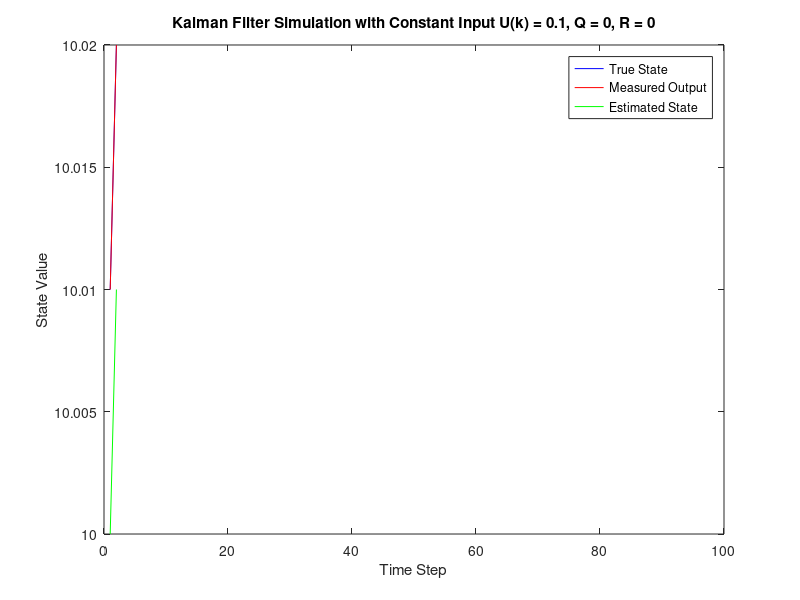

Recreate this plot in MATLAB.
% Define system matrices
A = 1;
U = 0.1;
H = 1;
Q = 0; % no process noise
R = 0; % no measurement noise

% Initialize state estimate and covariance estimate
x = 10;
P = 10;

% Generate process noise
w = sqrt(Q) * randn(100, 1);

% Generate measurement noise
v = sqrt(R) * randn(100, 1);

% Simulate system dynamics and measurement
N = 100;
x_true = zeros(N, 1);
y_meas = zeros(N, 1);
for k = 1:N
    % True system dynamics without noise
    x_true(k) = A*x(k) + U*0.1; % using U instead of B
    % Measured output without noise
    y_meas(k) = H*x_true(k);
    % Update state estimate and covariance estimate using Kalman filter equations
    K = P*H'/(H*P*H' + R);
    x(k+1) = A*x(k) + U*0.1 + K*(y_meas(k) - H*(A*x(k) + U*0.1)); % using U instead of B
    P = (eye(1) - K*H)*P*(eye(1) - K*H)' + K*R*K';
end

% Plot results
t = 1:N;
figure;
plot(t, x_true, '-b', t, y_meas, '-r', t, x(1:N), '-g');
legend('True State', 'Measured Output', 'Estimated State');
title('Kalman Filter Simulation with Constant Input U(k) = 0.1, Q = 0, R = 0');
xlabel('Time Step');
ylabel('State Value');




